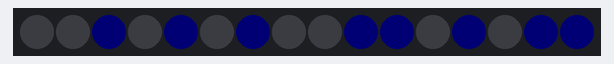
This sketch was run on a simulated Arduino Uno, built with avr-gcc and run on an emulated ATmega328P. Shown: 16 RGB LEDs in strip order, left to right. Dim RGB values are drawn brighter than linear; random numbers use the default seed unless the sketch sets one.

Above: at 0.15 s.
At 4.99 s:
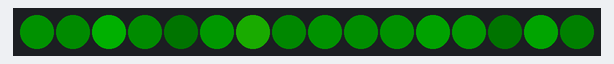
At 9.82 s:
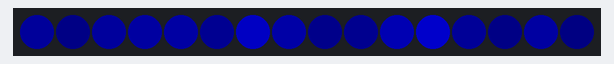
At 19.8 s:
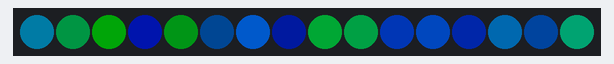
At 29.79 s:
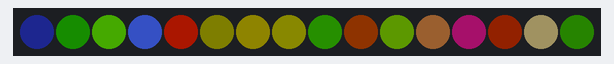
At 39.79 s:
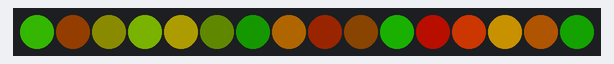

The sketch:

digital_rain2.ino
```cpp
/*Digital Rain 2.
  Previously:  Prototype exists now only in compiled form.  RIP unbacked-up repository.
  I loved you, but respected you not nearly enough.In your honor, your reproduction
  shall be written and rewritten to teach.

  Overview:  Using coin tosses and a few simple rules, we shall cycle a limited palette in a
  way that shimmers.  See rain.h tab at top of window for more details.

  Terms:
    LED   Generally used when referring to the physical hardware.
    PIXEL Generally to refer to the digital representation of the LED
  */

//TODO protect constants in V3
//Hardware constants
const short PIN_LED = 6;  //Pin connecting the IN on the LED strip to the CPU board.
const short NUM_LEDS = 16; //Num LEDS in our array.

#include <Adafruit_NeoPixel.h>  //Someone else did the heavy lifting.  Say thanks!
#ifdef __AVR__
  #include <avr/power.h>
#endif

/*Include the other tabs from the top of this window in our application.
 * This structure isn't required but it's a helpful way to collect
 * related notions and it's good to get organized early on
 */
 #include "color.h"  //utility structures related to colors
 #include "rain.h"  //The digital rain algorithm

//TODO protect globals in V3.
//Global variables
/*Handle to the LED array. We will use this to apply the values to the pixels in the array.*/
Adafruit_NeoPixel H_LEDS = Adafruit_NeoPixel(NUM_LEDS, PIN_LED, NEO_GRB + NEO_KHZ800);

byte MAX_BRITE=255;  //The brightest we want our display to get.

/*pix is 4 bytes per LED. Remember our 328 CPU only has 2K of active memory.
 * if you have 512 pix, that's all of the memory including the memory for calling functions
 * making computations, talking to our libraries, etc.
 * We will address this in a later version by using a 32K expansion chip on the IC2 bus.
 */
COLOR pix[NUM_LEDS]; //Array of data for our pixels.  See above!
Rain rain;           //Container class for rain algorithm.  See rain.h for details

void setup() {       //Builtin function run once at start of app.
  Serial.begin(9600); //Open serial(Com speed) Useful for debug but watch string memory use.

  //strip.setBrightness(BRIGHTNESS);  //TODO experiment with this feature.
  H_LEDS.begin(); //Initialize communication with WS281* chain.
  H_LEDS.show(); //No values are set so this should be black.
}

void loop() { //Builtin function.
  rain.loopStep();
  display_pix();
  //TODO:
  /*
   * This delay is hard-coded and we have to recompile and re-upload any time
   * we want to change it.  A variable control would be cool.  In V3 we'll
   * think of that control as a discrete concept and discuss implementing it
   * over serial, potentiometer, or digital signal and some example uses of
   * each.
   */
  //delay(50);
}

/*display_pix transcribes the contents of the pix array to the LED driver hardware.
 * In some future version we may want different display routines for stateless
 * patterns or scaling, mirroring, compressing and otherwise distorting part of a
 * pattern and projecting it across the array.
 */
void display_pix()
{
  for (int i=0;i<NUM_LEDS;++i)
  {
    COLOR c;
    c.l = pix[i].l;
    H_LEDS.setPixelColor( ( (NUM_LEDS - i) - 1), H_LEDS.Color(c.c[0], c.c[1], c.c[2]));
  }
  H_LEDS.show();
}
```

NOTES.ino
```cpp
/*I like to use 'const <dtype> <class>_<name>' over '#define <tag> <subst>'
  allegedly the first method creates a static object in memory with a fixed value
  where the later type is a macro which could create multiple copies, taking up
  extra space in our precious memory.  Even if it also creates a constant reference,
  it is an anonymous type chosen by the compiler.

  This is also provide an anchor for version 3 which will move global variables into
  a namespace or class but more on that later.
*/

 /*  I have used multiple blocks of public and private for member variables and
  *   functions.  I've chosen to put public variables at the top and private at the
  *   bottom for quickest reference. This is a purely aesthetic choice.
  *
  *   I am using public variables due to the limited memory available.
  *   Normally we would consider a getter/setter function pair to a private
  *   member variable.  The setter sanitizes inputs and a const getter
  *   protects against accidental writes.
  */

/* Functions and classes.  The 328 only has 2K of active memory available to your
 *  entire program.  It is easy enough to consume this with user defined variables
 *  before we even start to consider the cost of function calls and classes.
 *  Each function has an address, space for any pass-by-value parameters and so on.
 *  Inherited functions from classes can hide more function calls by creating dynamic
 *  type conversions.
 *
 *  That said, debugging the interplay of hardware and software can be challenging.
 *  My preferred methodology is for both faucets to contain logical, discrete,
 *  easily testable sub-systems. It is important to remember these are aesthetic
 *  choices tailored to my way of working. They are not set in stone rules and not
 *  even always the way I work.  If the passion takes you, write straight ahead with linear
 *  code, then come back in the next version and refactor to be tidier.  Keep
 *  in mind features you wanted to add, but decided to hold off on in V1.  Ask yourself, how
 *  can you make it easier to plug in those ideas without losing the functionality you
 *  have?
 *
 *  For a direct example, display_pix() felt like a nice place to break a small conept out
 *  of loop(). By breaking the post to hardware into a discrete component it is easier to
 *  debug or swap out for some other rendering idea.
  */
```

color.h
```cpp
/*A union is a handy shortcut for translating between data types in an explicit way
without a lot of casting. A union is the size of the largest object in it.  Each entry is
an object.  In COLOR_T we have the union of a long (four bytes) and four char, such that the
bytes of the long correspond to RGBX: Red, Green, Blue, eXtra (Max intensity in our use).
This lets us easily operate on the notion of the color as a combined product of the hue
intensity and value, or with the individual elements of the composite.

Another way this concept could be handled is with a class.  This model may be explored
in a later version to compare the relative merits of each model.
*/

#ifndef COLOR_H  //These preprocessor directives let you include without worrying about dupes.
#define COLOR_H  //Once defined it doesn't need to be re-included.

typedef union COLOR_T
{
  unsigned long l;    //long representation.  It's bytes overlap the memory of the chars.
  byte c[4]; //byte representation. 0-255 intensity for R G B and a spare
} COLOR;

#endif //COLOR_H
```

rain.h
```cpp
//rain.h
//Use random walks to do a palette shift.

#ifndef RAIN_H  //These preprocessor directives let you include without worrying about dupes.
#define RAIN_H  //Once defined it doesn't need to be re-included.

#include "color.h"

////////Externs
extern const short NUM_LEDS; //Let's address this in V3!
extern COLOR pix[];  //Ditto!

//Class
class Rain
{
public:   //public variables.
  int mShiftOdds; //The 1 in n odds of picking a new hue mask.
public:   //public functions.
  Rain(); //Default constructor
  void loopStep();  //Per frame call from loop.
private:
  byte pickHueMask();   //Get a new hue mask
  byte walkPixels();    //The math of the shimmer.
private:  //class private variables
  byte mHueMask;  //Which bits are active on this iteration.
  bool mDirty;    //Set to true when any RGB not in current set is set for any pixel in chain.
};

Rain::Rain() : mDirty(false),
               mShiftOdds(1000)  //TODO: Setting arbitrary inline const is ugly
{
  mHueMask = pickHueMask();
}

void Rain::loopStep()
{
  if (!walkPixels())
  {
    if (!random(mShiftOdds))
    {
      mHueMask = pickHueMask();
    }
  }
}

byte Rain::pickHueMask()
{
  /*Generate a color.  I want to use mostly calming colors with bursts of pure
   * red being somewhat uncommon and never picking black or white.
   * Our LEDs output RGB red, green, blue.  We'll use a 3-bit mask to represent
   * whether or not each LED is on with 1 as on and 0 as off.
   * Additionally, or mask should never be 000 or 111 (black and white) Since we
   * want to do a special behavior for red, let's omit 001 as well.
   * We could randomly create each bit R=random(2); G=random(2); B=random(2)
   * and then use conditional logic to verify that we have met the conditions
   * we set but we're free to think of this another way too.  I we think of the bitmask
   * as a binary representation of a number (see table below) we see that the conditions
   * for our logic are a set of numbers from 2 to 6.  Therefor we can generate all of
   * the random bits and entirely skip the valid range and special handling for red
   * by simply generating a random number that is either 2,3,4,5, or 6.
   * 0 000 black
   * 1 001 red       primary
   * 2 010 green     primary
   * 3 011 yellow    red+green
   * 4 100 blue      primary
   * 5 101 magenta   red+blue
   * 6 110 cyan      green+blue
   * 7 111 white     red+green+blue
   */

  byte cbits=random(5)+2;  //generate value from 2-6

   /*Now let's create the rare opportunity for red.  We'll do this by inverting the bitmask
    * when our random value is 0.  if the color happens to be cyan, it will be flipped to
    * red.  The only time this will actually happen is when the randomizer rolls 0 AND the
    * color generated above is 110 (cyan)
    */

  if (!random(10))  //If 0, invert the bitmask.
  {
    cbits = ~cbits;  // ~ is the complimentary operator 010 becomes 101 etc
  }
  return cbits;
}

//Iterate through pixels and stagger around in the relative color space.
byte Rain::walkPixels()
{
  mDirty=false;
  for (int p=0;p<NUM_LEDS; ++p)  //Loop through pixels.
  {
    for (int c=0;c<3;++c)     //Loop through RBG sub-pixels of each pixel.
    {
      /*in pickHueMask we set mHueMask to the subset of LEDs in a pixel we want to touch
       * (mHueMask >> c) means 'bitshift the value of mHueMask right by c bits.
       * For example, recall that bits are powers of 2.  IE 2^0=1, 2^1=2, 2^2=4, 2^3=8
       * >> simply moves all the bits in a word one to the right. 8 becomes 4, 4 2, etc.
       * whatever was in the 1's column is thrown away. If you have a number like
       * 23 (binary 10111) >> 2 the result is: 101 (5 decimal)
       * We then & with 1 to see if this Hue is to be lit.
       * if ( mHueMask & (1<<c) ) is functionally identical but shifts the comparator val
       * instead.
       */
      if ( (mHueMask >> c) & 1 )
      {
          /*Now we need to decide if this individual LED is going to step forward, backwards
           * or stay where it is.  I've done this by using random(3)-1 which produces
           * either -1, 0, or 1 as its output. and simply added it to the value of the
           * hue.  Note that my value is a signed int (2 bytes) whereas hues are
           * (unsigned) byte.  Our result can be outside the range of the byte (256 or -1)
           * so we use the extra space of the signed integer to absorb this, then range check
           * and only adopt valid range values.
           */
          signed int val = pix[p].c[c] + (random(3) - 1); // rand result set [0,1,2] - 1 = [-1, 0, 1]
          if (val > 0 && val < 255)
          {
            pix[p].c[c] = val;  //Stagger around in the relative color space.
          }
      }
      else
      {                       //Stagger towards 0, let iterator know this one doesn't count.
        if (pix[p].c[c] > 0) //This RGB should not be set in this hue. Still draining previous color
        {
          mDirty=true;  //Indicates some pixels of the skipped hue are still set.
          /*Initially I had simpley pix[p].c[c] -= random(2); (50/50 chance of darkening)
           * but decided this moved to 0 too quickly and played around to find a chance
           * to descend that was more visually appealing to me.
           */
          if (!random(6))
          {
            pix[p].c[c] --; //Wander slowly towards 0.
          }
        }
      }
    }
  }
  return mDirty;
}


#endif //RAIN_H
```
